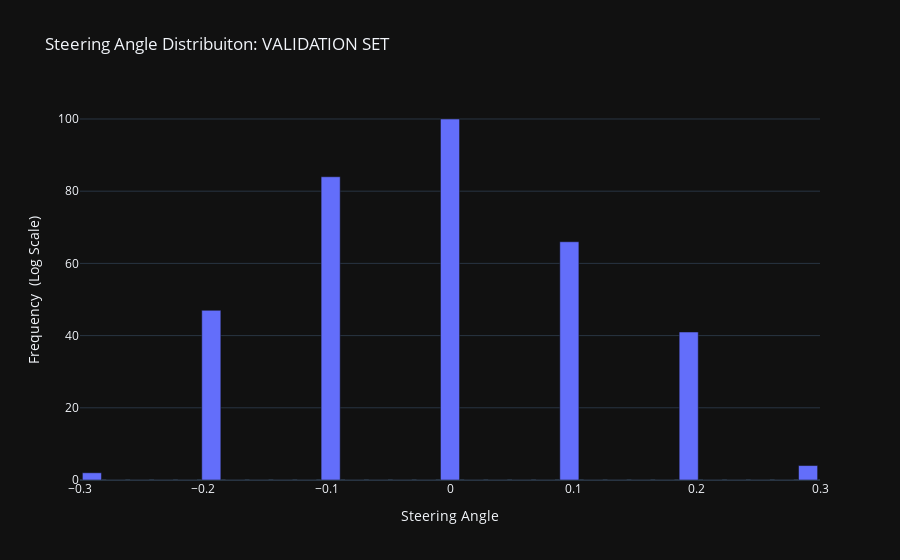

The code cell stored with this chart in its notebook:
### Markdown cell above
### Histogram of the Validation Set

### Code cell
nbins_val              = 31        # Has to be an odd number so we have zero at the center
freq_val, bins_val    = np.histogram(y_val, bins=nbins_val)

"""
Centered bins: 
    This creates a Bin with zero value for the center 
    (wich is what we expect from most of the driving input)
"""
cbins_val = (bins_val[:-1] + bins_val[1:])*0.5     

fig = px.bar(x        = cbins_val, 
             y        = freq_val, 
             labels   = {'x' : 'Steering Angle', 'y' : 'Frequency  (Log Scale)'}, 
             title    = "Steering Angle Distribuiton: VALIDATION SET",
             template ="plotly_dark",
             log_y    = False) #True

fig.show()

### Figure 1 — Plotly figure (JSON) as saved in the notebook; plotly's stock layout.template omitted (floating-point values rounded to 4 significant figures)
{"data": [{"alignmentgroup": "True", "hovertemplate": "Steering Angle=%{x}<br>Frequency  (Log Scale)=%{y}<extra></extra>", "legendgroup": "", "marker": {"color": "#636efa", "pattern": {"shape": ""}}, "name": "", "offsetgroup": "", "orientation": "v", "showlegend": false, "textposition": "auto", "type": "bar", "x": [-0.2903, -0.271, -0.2516, -0.2323, -0.2129, -0.1935, -0.1742, -0.1548, -0.1355, -0.1161, -0.09677, -0.07742, -0.05806, -0.03871, -0.01935, 2.776e-17, 0.01935, 0.03871, 0.05806, 0.07742, 0.09677, 0.1161, 0.1355, 0.1548, 0.1742, 0.1935, 0.2129, 0.2323, 0.2516, 0.271, 0.2903], "xaxis": "x", "y": [2, 0, 0, 0, 0, 47, 0, 0, 0, 0, 84, 0, 0, 0, 0, 100, 0, 0, 0, 0, 66, 0, 0, 0, 0, 41, 0, 0, 0, 0, 4], "yaxis": "y"}], "layout": {"barmode": "relative", "legend": {"tracegroupgap": 0}, "title": {"text": "Steering Angle Distribuiton: VALIDATION SET"}, "xaxis": {"anchor": "y", "domain": [0, 1], "title": {"text": "Steering Angle"}}, "yaxis": {"anchor": "x", "domain": [0, 1], "title": {"text": "Frequency  (Log Scale)"}}}}
